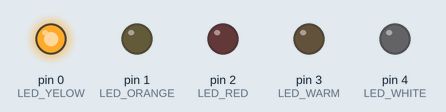
Recording of a sketch running on a simulated Arduino Uno, built with avr-gcc and run on an emulated ATmega328P. Parts: output pins drawn as LEDs (lit = HIGH).

Above: at 0.89 s.
At 9.77 s:
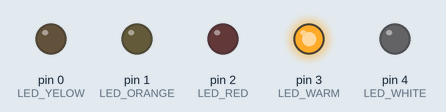
At 18.08 s:
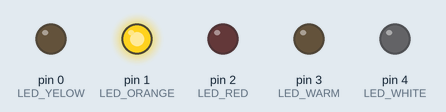
At 28.44 s:
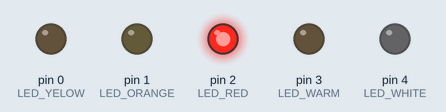
At 36.98 s:
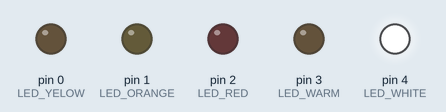
Timing chart, 0 to 40.0 s (numbered marks = the images above):
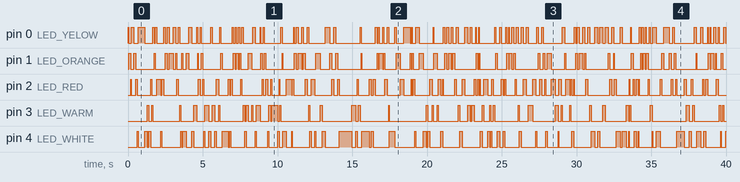

The sketch:

Fire.ino
```cpp
#define LED_YELOW  0
#define LED_ORANGE 1
#define LED_RED    2
#define LED_WARM   3
#define LED_WHITE  4

#define ENDARR     55
#define RAND_LED   33
int i = 0;
uint8_t mov[] = {
   0,1,2,0,1,2,4,RAND_LED,RAND_LED,RAND_LED,
   3,3,4,2,3,0,1,RAND_LED,RAND_LED,
   2,4,2,0,1,0,1,1,0,1,2,0,3,4,RAND_LED,
   RAND_LED,RAND_LED,RAND_LED,RAND_LED,RAND_LED,
   ENDARR
};

unsigned long m_w = 1;
unsigned long m_z = 2;

unsigned long getRandom() {
    m_z = 36969L * (m_z & 65535L) + (m_z >> 16);
    m_w = 18000L * (m_w & 65535L) + (m_w >> 16);
    return (m_z << 16) + m_w;  /* 32-bit result */
}

void setup() {
  pinMode(LED_RED,    OUTPUT);
  pinMode(LED_ORANGE, OUTPUT); // Built in
  pinMode(LED_YELOW,  OUTPUT);
  pinMode(LED_WARM,   OUTPUT);
  pinMode(LED_WHITE,  OUTPUT);
}

void loop() {
  if (mov[i] == ENDARR) i=0;
  if (mov[i] == RAND_LED) {
    uint8_t x = getRandom()%5;
    digitalWrite(x, HIGH);
    delay(getRandom()%250 + 50);
    digitalWrite(x, LOW);
  } else {
    digitalWrite(mov[i], HIGH);
    delay(getRandom()%120 + 30);
    digitalWrite(mov[i], LOW);
  }
  i++;
}
```

Measured:
- by itself, pin 1 (LED_ORANGE): LOW → HIGH at 0.06 s, → LOW 0.11 s later, → HIGH 0.20 s later, → LOW 0.14 s later, … (126 changes in this stretch)
